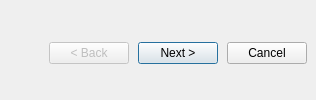
       <widget class="QWidget" native="1" name="widget" >
        <layout class="QHBoxLayout" >
         <property name="spacing" >
          <number>9</number>
         </property>
         <property name="leftMargin" >
          <number>9</number>
         </property>
         <property name="topMargin" >
          <number>6</number>
         </property>
         <property name="rightMargin" >
          <number>9</number>
         </property>
         <property name="bottomMargin" >
          <number>0</number>
         </property>
         <item>
          <spacer>
           <property name="orientation" >
            <enum>Qt::Horizontal</enum>
           </property>
           <property name="sizeHint" >
            <size>
             <width>40</width>
             <height>20</height>
            </size>
           </property>
          </spacer>
         </item>
         <item>
          <widget class="QPushButton" name="cmdBack" >
           <property name="enabled" >
            <bool>false</bool>
           </property>
           <property name="text" >
            <string>&lt; Back</string>
           </property>
          </widget>
         </item>
         <item>
          <widget class="QPushButton" name="cmdNext" >
           <property name="text" >
            <string>Next ></string>
           </property>
           <property name="default" >
            <bool>true</bool>
           </property>
          </widget>
         </item>
         <item>
          <widget class="QPushButton" name="cmdCancel" >
           <property name="text" >
            <string>Cancel</string>
           </property>
          </widget>
         </item>
        </layout>
       </widget>
